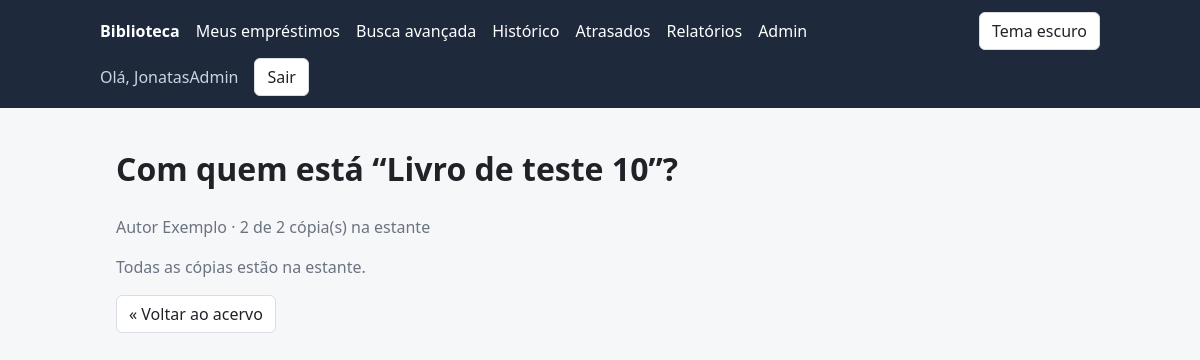
The page /equipe/livros/14/leitores/ (signed in) on the database as committed earlier.
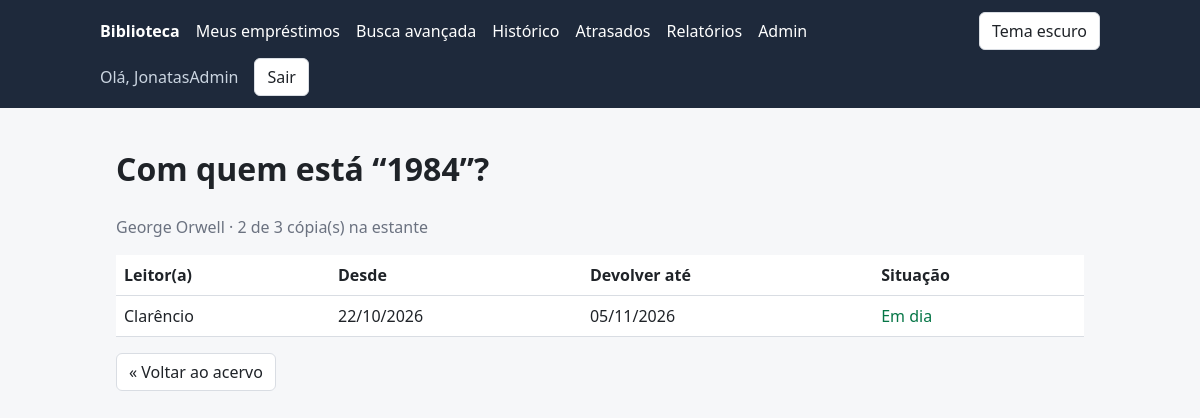
The same page on the database as committed later.
### catalog/models.py (models this page shows, shortened)
class Book(models.Model):
    title = models.CharField("Título", max_length=255)  # texto curto, até 255 caracteres
    author = models.CharField("Autor(a)", max_length=255)
    isbn = models.CharField("ISBN", max_length=13, unique=True)  # unique: o banco não aceita ISBN repetido
    copies_total = models.PositiveIntegerField("Cópias totais", default=1)  # inteiro >= 0; vale 1 se ninguém informar
    image = models.ImageField("Capa", upload_to="book_covers/", blank=True, null=True)
    category = models.ForeignKey(
        Category,
        on_delete=models.SET_NULL,
        null=True,
        blank=True,
        related_name="books",  # permite fazer categoria.books.all()
        verbose_name="Categoria",
    )
    language = models.CharField("Idioma", max_length=50, blank=True)
    publisher = models.CharField("Editora", max_length=150, blank=True)
    edition_year = models.PositiveSmallIntegerField("Ano de edição", null=True, blank=True)
    created_at = models.DateTimeField("Cadastrado em", auto_now_add=True)  # preenchido sozinho na criação
    class Meta:
        ordering = ["title"]  # ordem padrão das consultas: alfabética pelo título
        verbose_name = "Livro"  # nome no singular, usado pelo Admin
        verbose_name_plural = "Livros"  # nome no plural, usado pelo Admin
    @property
    def copies_available(self):
        active_loans = self.loans.filter(returned_at__isnull=True).count()
        return max(self.copies_total - active_loans, 0)

class Loan(models.Model):
    book = models.ForeignKey(
        Book, on_delete=models.CASCADE, related_name="loans", verbose_name="Livro"
    )
    user = models.ForeignKey(
        settings.AUTH_USER_MODEL,
        on_delete=models.CASCADE,
        related_name="loans",  # permite fazer user.loans.all()
        verbose_name="Usuário",
    )
    borrowed_at = models.DateTimeField("Emprestado em", auto_now_add=True)  # data e hora do empréstimo
    due_date = models.DateField("Devolver até")  # só a data do prazo, sem hora
    returned_at = models.DateTimeField("Devolvido em", null=True, blank=True)
    class Meta:
        ordering = ["-borrowed_at"]  # o sinal de menos inverte a ordem: mais recentes primeiro
        verbose_name = "Empréstimo"
        verbose_name_plural = "Empréstimos"
    @property
    def is_active(self):
        return self.returned_at is None
    @property
    def is_overdue(self):
        return self.is_active and timezone.localdate() > self.due_date

### catalog/views.py (the view)
# urls.py: path("equipe/livros/<int:book_id>/leitores/", views.book_borrowers, name="book_borrowers"),
@staff_required
def book_borrowers(request, book_id):
    book = get_object_or_404(Book, pk=book_id)
    loans = book.loans.filter(returned_at__isnull=True).select_related("user")
    return render(request, "catalog/book_borrowers.html", {"book": book, "loans": loans})

### catalog/views.py (called while the page is built)
def staff_required(view):
    @wraps(view)  # mantém o nome e a documentação da view original
    @login_required  # primeiro exige login
    def wrapper(request, *args, **kwargs):
        if not request.user.is_staff:
            raise PermissionDenied
        return view(request, *args, **kwargs)
    return wrapper  # a função "embrulhada" passa a ocupar o lugar da view

### templates/catalog/book_borrowers.html (shortened to what this page needs)
{% extends "base.html" %}
{% block content %}
  <h1>Com quem está “{{ book.title }}”?</h1>
  <p class="muted">{{ book.author }} · {{ book.copies_available }} de {{ book.copies_total }} cópia(s) na estante</p>
  {% if loans %}
    <div class="table-wrap">
      <table>
        <thead>
          <tr>
            <th>Leitor(a)</th>
            <th>Desde</th>
            <th>Devolver até</th>
            <th>Situação</th>
          </tr>
        </thead>
        <tbody>
          {% for loan in loans %}
            <tr>
              <td>{{ loan.user.username }}</td>
              <td>{{ loan.borrowed_at|date:"d/m/Y" }}</td>
              <td>{{ loan.due_date|date:"d/m/Y" }}</td>
              <td>
                {% if loan.is_overdue %}
                  <strong class="danger">Atrasado</strong>
                {% else %}
                  <span class="success">Em dia</span>
                {% endif %}
              </td>
            </tr>
          {% endfor %}
        </tbody>
      </table>
    </div>
  {% else %}
    <p class="muted">Todas as cópias estão na estante.</p>
  {% endif %}
  <p><a class="btn" href="{% url 'catalog:book_list' %}">« Voltar ao acervo</a></p>
{% endblock %}

Rows that differ between the two databases and show on the page:
changed Book: title "Livro de teste 10" → "1984"; author "Autor Exemplo" → "George Orwell"; copies_total "2" → "3"
added Loan: user.username "Clarêncio", borrowed_at "22/10/2026", due_date "05/11/2026", shows "Em dia"
Other text that changed with them:
text no longer shown: "Todas as cópias estão na estante."
text now shown: "Leitor(a) Desde Devolver até Situação"
